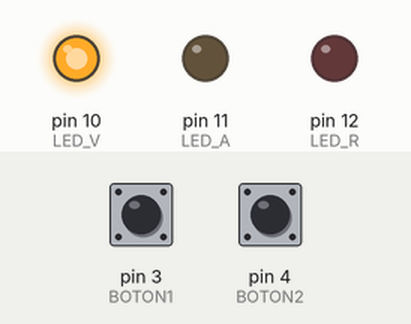
Recording of a sketch running on a simulated Arduino Uno, built with avr-gcc and run on an emulated ATmega328P. Shown: output pins drawn as LEDs (lit = HIGH). Dashed ring = blinking. The test bench sets the inputs (shaded band); at power-on: pin 3 (BOTON1) LOW, pin 4 (BOTON2) LOW.

Above: at 1.2 s.
1.3 s: pin 3 (BOTON1) pulled HIGH for 1 s
At 3.3 s:
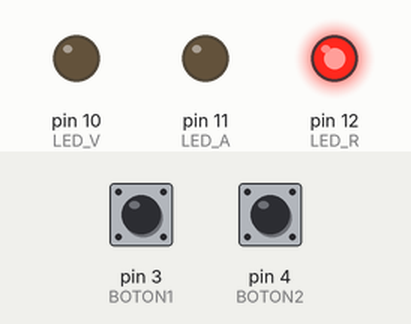
3.8 s: pin 4 (BOTON2) pulled HIGH for 3.2 s
At 8.1 s:
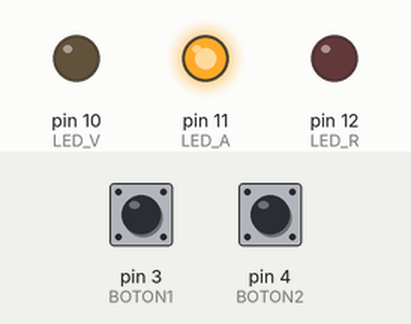
8.5 s: pin 4 (BOTON2) pulled HIGH for 0.15 s
At 9.4 s:
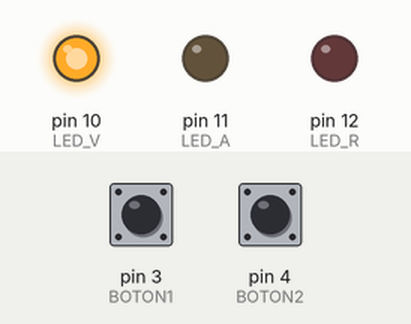
10.2 s: pin 4 (BOTON2) pulled HIGH for 1 s
At 10.5 s:
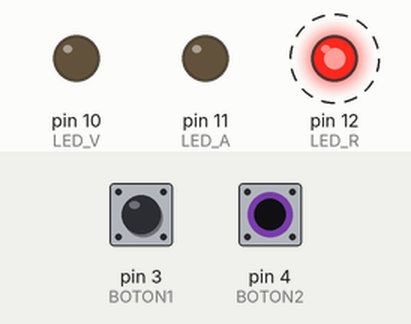
Timing chart, 0 to 13.2 s (numbered marks = the images above; inputs shaded):
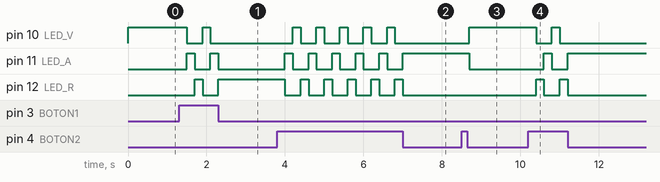

Measured:
- after the input at 1.3 s, pin 10 (LED_V): HIGH → LOW after 0.20 s, → HIGH 0.40 s later, → LOW 0.20 s later; pin 11 (LED_A): alternates HIGH for 0.20 s and LOW for 0.40 s, 4 changes in all, then stays LOW, starting after 0.20 s; pin 12 (LED_R): LOW → HIGH after 0.40 s, → LOW 0.20 s later, → HIGH 0.40 s later
- after the input at 3.8 s, pin 10 (LED_V): alternates HIGH for 0.20 s and LOW for 0.40 s, 10 changes in all, then stays LOW, starting after 0.40 s; pin 11 (LED_A): alternates HIGH for 0.20 s and LOW for 0.40 s, 11 changes in all, then stays HIGH, starting after 0.20 s
- after the input at 8.5 s, pin 10 (LED_V): LOW → HIGH after 0.20 s; pin 11 (LED_A): HIGH → LOW after 0.20 s
- after the input at 10.2 s, pin 10 (LED_V): HIGH → LOW after 0.20 s, → HIGH 0.40 s later, → LOW 0.20 s later; pin 11 (LED_A): LOW → HIGH after 0.40 s, → LOW 0.20 s later, → HIGH 0.40 s later; pin 12 (LED_R): alternates HIGH for 0.20 s and LOW for 0.40 s, 4 changes in all, then stays LOW, starting after 0.20 s

The sketch:

FSM_LEDS.ino
```cpp
// asigna nombres a los pines de la BATS
#define NEOPX 2
#define BOTON1 3
#define BOTON2 4
#define LED_V 10 //revisar en funcion de como se soldaron los LEDs
#define LED_A 11
#define LED_R 12
#define BUZZER 13
#define LDR A0
#define POT1 A1
#define POT2 A2

int status=0;

// esta parte se ejecutara solo una vez al principio
void setup()
{
  pinMode(BOTON1,INPUT);
  pinMode(BOTON2,INPUT);
  pinMode(LED_V, OUTPUT);
  pinMode(LED_A, OUTPUT);
  pinMode(LED_R, OUTPUT);

}

void loop()
{
  int boton1 = digitalRead(BOTON1);
  if (boton1) delay(200);
  int boton2 = digitalRead(BOTON2);
  if (boton2) delay(200);

  status += boton1;
  status -= boton2;
  if (status > 2) status = 0;
  if (status < 0) status = 2;

  digitalWrite(LED_V, status == 0);
  digitalWrite(LED_A, status == 1);
  digitalWrite(LED_R, status == 2);

}
```
